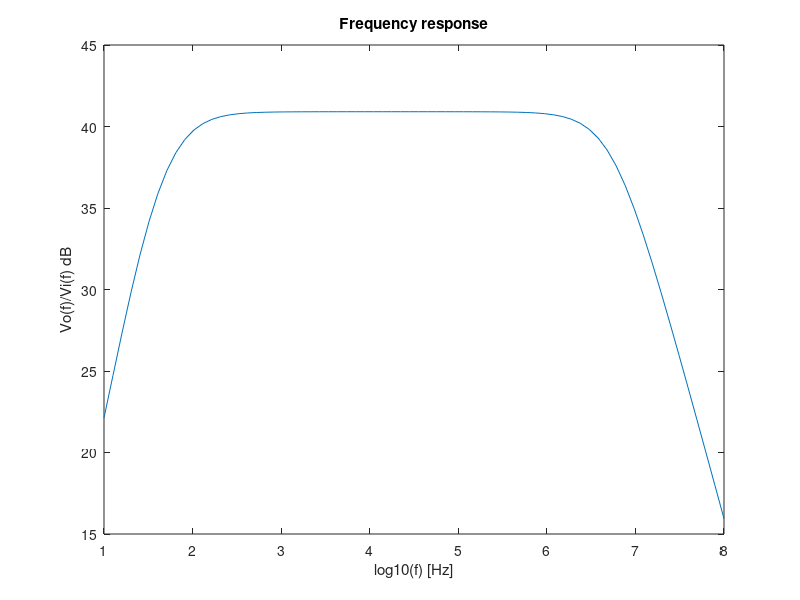

Write the MATLAB code that produced this figure.
close all 
clear all

%gain stage

VT=25e-3;
BFN=178.7;
VAFN=69.7;
   
%resistance E
RE1=20;
   
%resistance c
RC1=1000;

%bias circuit
RB1=220000;
RB2=42000;
   
VBEON=0.7;
VCC=12;
%source resistance
RS=100;

RB=1/(1/RB1+1/RB2)
VEQ=RB2/(RB1+RB2)*VCC
IB1=(VEQ-VBEON)/(RB+(1+BFN)*RE1)
IC1=BFN*IB1
IE1=(1+BFN)*IB1
VE1=RE1*IE1
VO1=VCC-RC1*IC1
VCE=VO1-VE1

gm1=IC1/VT
rpi1=BFN/gm1
ro1=VAFN/IC1

RSB=RB*RS/(RB+RS)

%gain sem o condensador perto de RE
%AV1 = RSB/RS * RC1*(RE1-gm1*rpi1*ro1)/((ro1+RC1+RE1)*(RSB+rpi1+RE1)+gm1*RE1*ro1*rpi1 - RE1^2)
%AV1simple = RB/(RB+RS) * gm1*RC1/(1+gm1*RE1)
%AVIsimple_DB = 20*log10(abs(AV1simple))

%RE1=0
%AV1 = RSB/RS * RC1*(RE1-gm1*rpi1*ro1)/((ro1+RC1+RE1)*(RSB+rpi1+RE1)+gm1*RE1*ro1*rpi1 - RE1^2)
%AVI_DB = 20*log10(abs(AV1))
%AV1simple =  - RSB/RS * gm1*RC1/(1+gm1*RE1)
%AVIsimple_DB = 20*log10(abs(AV1simple))

%RE1=100
%ZI1 = 1/(1/RB+1/(((ro1+RC1+RE1)*(rpi1+RE1)+gm1*RE1*ro1*rpi1 - RE1^2)/(ro1+RC1+RE1)))
%ZX = ro1*((RSB+rpi1)*RE1/(RSB+rpi1+RE1))/(1/(1/ro1+1/(rpi1+RSB)+1/RE1+gm1*rpi1/(rpi1+RSB)))
%ZX = ro1*(   1/RE1+1/(rpi1+RSB)+1/ro1+gm1*rpi1/(rpi1+RSB)  )/(   1/RE1+1/(rpi1+RSB) ) 
%ZO1 = 1/(1/ZX+1/RC1)

%RE1=0
AV1 = -gm1*(1/(1/ro1+1/RC1))*(1/(1/RB+1/rpi1))/((1/(1/RB+1/rpi1))+RS)
AVI_DB = 20*log10(abs(AV1))
ZI1 = 1/(1/RB+1/rpi1) 
ZO1 = 1/(1/ro1+1/RC1)

fcomem = fopen("emitter.tex", "w");
fprintf(fcomem, "Gain & %f \\\\ \n", AV1);
fprintf(fcomem, "\\hline\n");
fprintf(fcomem, "Input Impedance & %f \\\\ \n", ZI1);
fprintf(fcomem, "\\hline\n");
fprintf(fcomem, "Output Impedance & %f \\\\ \n", ZO1);
fprintf(fcomem, "\\hline\n");

fclose(fcomem);

%ouput stage
BFP = 227.3
VAFP = 37.2
RE2 = 200
VEBON = 0.7
VI2 = VO1
IE2 = (VCC-VEBON-VI2)/RE2
IC2 = BFP/(BFP+1)*IE2
IB2 = IC2/BFP
VO2 = VCC - RE2*IE2

gm2 = IC2/VT
go2 = IC2/VAFP
gpi2 = gm2/BFP
ge2 = 1/RE2

AV2 = (gm2+gpi2)/(gm2+gpi2+go2+ge2)
%ZI2 = (gm2+gpi2+go2+ge2)/gpi2/(gpi2+go2+ge2)
ZI2 = (gm2+gpi2+go2+ge2)/gpi2/(go2+ge2)
ZO2 = 1/(gm2+gpi2+go2+ge2)

fcomco = fopen("collector.tex", "w");
fprintf(fcomco, "Gain & %f \\\\ \n", AV2);
fprintf(fcomco, "\\hline\n");
fprintf(fcomco, "Input Impedance & %f \\\\ \n", ZI2);
fprintf(fcomco, "\\hline\n");
fprintf(fcomco, "Output Impedance & %f \\\\ \n", ZO2);
fprintf(fcomco, "\\hline\n");

fclose(fcomco);

%total
gB = 1/(1/gpi2+ZO1)
AV = (gB+gm2/gpi2*gB)/(gB+ge2+go2+gm2/gpi2*gB)*AV1
AV_DB = 20*log10(abs(AV))
ZI=ZI1
ZO=1/(go2+gm2/gpi2*gB+ge2+gB)

ftotal = fopen("total.tex", "w");
fprintf(ftotal, "Gain & %f \\\\ \n", AV);
fprintf(ftotal, "\\hline\n");
fprintf(ftotal, "Input Impedance & %f \\\\ \n", ZI);
fprintf(ftotal, "\\hline\n");
fprintf(ftotal, "Output Impedance & %f \\\\ \n", ZO);
fprintf(ftotal, "\\hline\n");

fclose(ftotal);

ft4 = fopen("ft4.tex", "w");
fprintf(ft4, "$V_{cc}$ (V) & %f \\\\ \n", VCC);
fprintf(ft4, "\\hline\n");
fprintf(ft4, "$V_{eq}$ (V) & %f \\\\ \n", VEQ);
fprintf(ft4, "\\hline\n");
fprintf(ft4, "$V_{B1}$ (V) & %f \\\\ \n", VEQ-RB*IB1);
fprintf(ft4, "\\hline\n");
fprintf(ft4, "$V_{C1}$ (V) & %f \\\\ \n", VO1);
fprintf(ft4, "\\hline\n");
fprintf(ft4, "$V_{E1}$ (V) & %f \\\\ \n", VE1);
fprintf(ft4, "\\hline\n");
fprintf(ft4, "$V_{E2}$ (V) & %f \\\\ \n", VO2);
fprintf(ft4, "\\hline\n");
fprintf(ft4, "$I_{B1}$ (mA) & %f \\\\ \n", IB1*1000);
fprintf(ft4, "\\hline\n");
fprintf(ft4, "$I_{R1}$ (mA) & %f \\\\ \n", IB1*1000*RB/RB1);
fprintf(ft4, "\\hline\n");
fprintf(ft4, "$I_{R2}$ (mA) & %f \\\\ \n", IB1*1000*RB/RB2);
fprintf(ft4, "\\hline\n");
%fprintf(ft4, "$I_{B1}$ (mA) & %f \\\\ \n", IB1*1000*RB/RB1+IB1*1000*RB/RB2);
%fprintf(ft4, "\\hline\n");
fprintf(ft4, "$I_{C1}$ (mA) & %f \\\\ \n", IC1*1000);
fprintf(ft4, "\\hline\n");
fprintf(ft4, "$I_{E1}$ (mA) & %f \\\\ \n", IE1*1000);
fprintf(ft4, "\\hline\n");
fprintf(ft4, "$I_{E2}$ (mA) & %f \\\\ \n", IE2*1000);
fprintf(ft4, "\\hline\n");
fprintf(ft4, "$I_{B2}$ (mA) & %f \\\\ \n", IB2*1000);
fprintf(ft4, "\\hline\n");
fprintf(ft4, "$I_{C2}$ (mA) & %f \\\\ \n", IC2*1000);
fprintf(ft4, "\\hline\n");

fclose(ft4);

w=linspace(log10(10), log10(100000000), 70);
w=2*pi*10 .^(w);
VV=linspace(log10(10), log10(100000000), 70);
Vin = 0.01*exp(-j*pi/2);

Rin = 100;
Cin = 0.000055;
CB = 0.000780;
CO = 0.000570;
RL = 8;
rpi2 = 1/gpi2;
ro2 = 1/go2;
Cpi = 0.000000000002;

for i=1:length(w)
  %printf("%f",w(i)/2/pi);
  A = [1,0,0,0,0,0;-1/(Rin+1/(j*w(i)*Cin)),1/RB1+1/RB2+1/rpi1+1/(Rin+1/(j*w(i)*Cin)),-1/rpi1,0,0,0;0,-1/rpi1-gm1,1/rpi1+gm1+1/RE1+j*w(i)*CB+1/ro1,-1/ro1,0,0;0,gm1,-gm1-1/ro1,1/ro1+1/RC1+1/rpi2,-1/rpi2,0;0,0,0,-1/rpi2-gm2,1/rpi2+gm2+1/ro2+1/RE2+j*w(i)*CO,-j*w(i)*CO;0,0,0,0,-j*w(i)*CO,j*w(i)*CO+1/RL];
  b = [Vin;0;0;0;0;0];
  c = A\b;
  VV(i) = abs(c(6)/Vin);
endfor

for i=1:length(w)
  %printf("%f",w(i)/2/pi);
  A = [1,0,0,0,0,0;-1/(Rin+1/(j*w(i)*Cin)),j*w(i)*Cpi+1/RB1+1/RB2+1/rpi1+j*w(i)*Cpi+1/(Rin+1/(j*w(i)*Cin)),-1/rpi1-j*w(i)*Cpi,-j*w(i)*Cpi,0,0;0,-1/rpi1-j*w(i)*Cpi-gm1,1/rpi1+j*w(i)*Cpi+gm1+1/RE1+j*w(i)*CB+1/ro1,-1/ro1,0,0;0,gm1-j*w(i)*Cpi,-gm1-1/ro1,2*j*w(i)*Cpi+1/ro1+1/RC1+1/rpi2+j*w(i)*Cpi,-1/rpi2-j*w(i)*Cpi,0;0,0,0,-1/rpi2-j*w(i)*Cpi-gm2,1/rpi2+j*w(i)*Cpi+gm2+1/ro2+1/RE2+j*w(i)*CO,-j*w(i)*CO;0,0,0,0,-j*w(i)*CO,j*w(i)*CO+1/RL];
  b = [Vin;0;0;0;0;0];
  c = A\b;
  VV(i) = abs(c(6)/Vin);
endfor

figure
plot (log10(w/2/pi), 20*log10(VV));
title("Frequency response")
xlabel ("log10(f) [Hz]");
ylabel ("Vo(f)/Vi(f) dB");
print ("Vo_Vi.eps", "-depsc");
